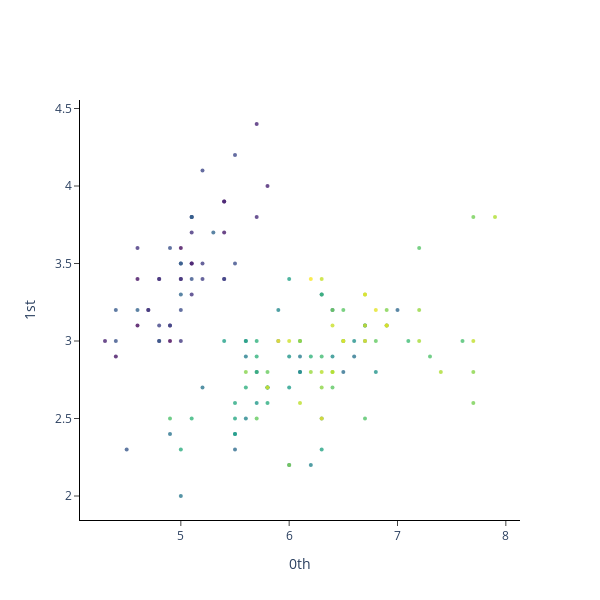

Source (notebook cell):
### Code cell
# exploratory visualization - plot cloud of points
from gtda.plotting import plot_point_cloud

# for sepal-length and sepal-width
plot_point_cloud(x[:, :2])

### Figure 1 — Plotly figure (JSON) as saved in the notebook; plotly's stock layout.template omitted (floating-point values rounded to 4 significant figures; data arrays with more than 128 entries replaced by an {"elided": "..."} marker saying what was removed)
{"data": [{"marker": {"color": {"elided": "150 int values"}, "colorscale": [[0, "#440154"], [0.1111, "#482878"], [0.2222, "#3e4989"], [0.3333, "#31688e"], [0.4444, "#26828e"], [0.5556, "#1f9e89"], [0.6667, "#35b779"], [0.7778, "#6ece58"], [0.8889, "#b5de2b"], [1, "#fde725"]], "opacity": 0.8, "size": 4}, "mode": "markers", "type": "scatter", "x": {"elided": "150 float values"}, "y": {"elided": "150 float values"}}], "layout": {"height": 600, "plot_bgcolor": "white", "width": 600, "xaxis": {"anchor": "x", "exponentformat": "e", "linecolor": "black", "linewidth": 1, "mirror": false, "showexponent": "all", "showline": true, "side": "bottom", "ticks": "outside", "title": {"text": "0th"}, "type": "linear", "zeroline": true}, "yaxis": {"anchor": "y", "exponentformat": "e", "linecolor": "black", "linewidth": 1, "mirror": false, "showexponent": "all", "showline": true, "side": "left", "ticks": "outside", "title": {"text": "1st"}, "type": "linear", "zeroline": true}}}
